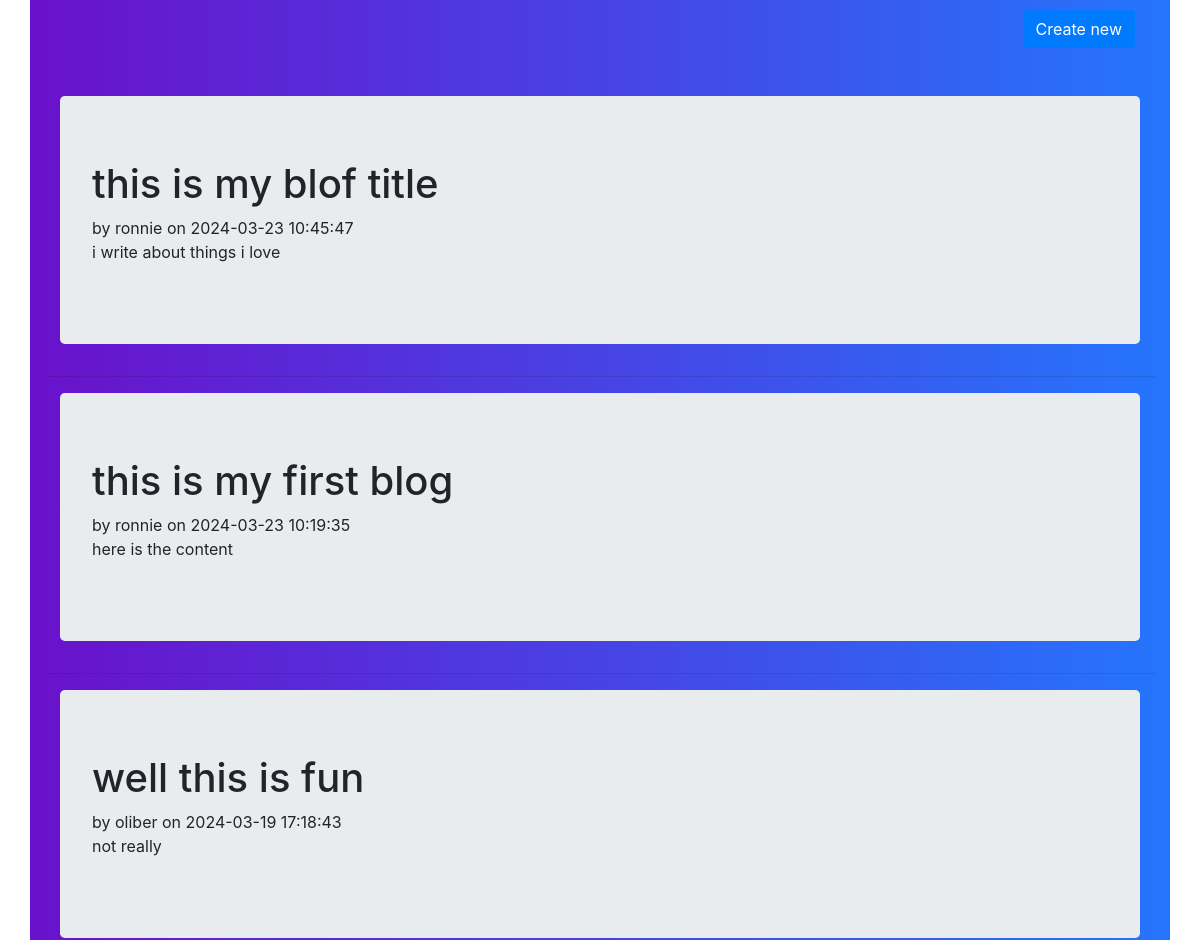
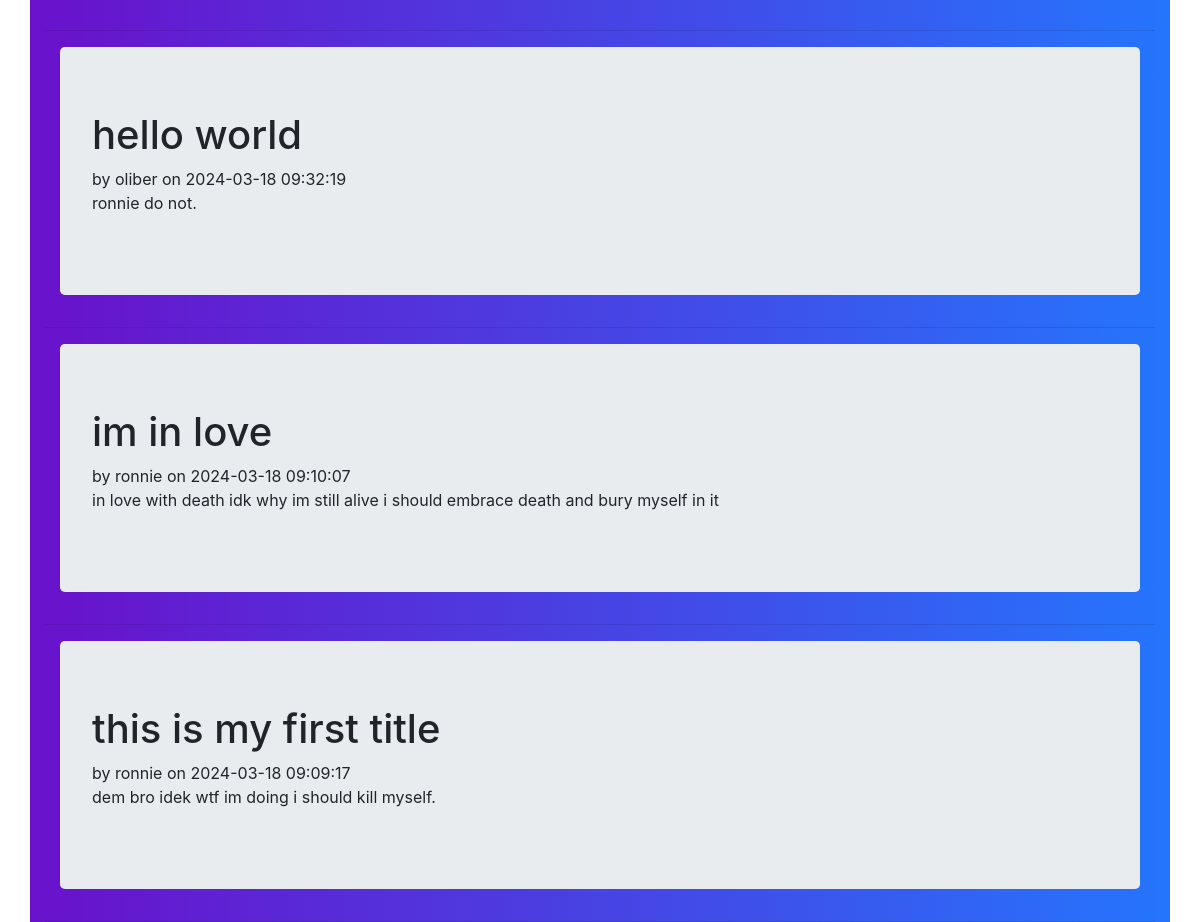
Screenshot of / (signed in) with the database file from the repository (2 pictures, top to bottom).
### tables this page shows
CREATE TABLE post (
    id INTEGER PRIMARY KEY AUTOINCREMENT,
    author_id INTEGER NOT NULL,
    created TIMESTAMP NOT NULL DEFAULT CURRENT_TIMESTAMP,
    title TEXT NOT NULL,
    body TEXT NOT NULL,
    FOREIGN KEY (author_id) REFERENCES user (id)
);

CREATE TABLE user (
    id INTEGER PRIMARY KEY AUTOINCREMENT,
    username TEXT UNIQUE NOT NULL,
    password TEXT NOT NULL
);

### flaskb_app/blog.py (the view)
@blog_bp.route('/')
@login_required()
def index():
    db = get_db()
    posts = db.execute(
        """
            SELECT p.id, p.author_id, u.username, p.title, p.body, p.created
            from post p JOIN user u ON p.author_id = u.id
            ORDER BY created DESC
        """
    ).fetchall()
    return flask.render_template('blog/index.html', posts=posts)

### flaskb_app/auth.py (called while the page is built)
def login_required(allowed_role=None):
    def wrapper(func):
        @functools.wraps(func)
        def inner(*args, **kwargs):
            if flask.g.user is None or (allowed_role and flask.session.get('role') not in allowed_role):
                return flask.redirect(flask.url_for('auth.login'))
            return func(*args, **kwargs)
        return inner
    return wrapper

@auth_bp.before_app_request
def load_logged_in_user():
    user_id = flask.session.get('user_id')
    if user_id is None:
        flask.g.user = None
    else:
        db = get_db()
        flask.g.user = db.execute(
            'SELECT * from user where id = ?', (user_id, )
        ).fetchone()

### flaskb_app/db.py (called while the page is built)
def get_db():
    if 'db' not in flask.g:
        flask.g.db = sqlite3.connect(
            database=flask.current_app.config['DATABASE'],
            detect_types=sqlite3.PARSE_DECLTYPES
        )
        flask.g.db.row_factory = sqlite3.Row
    return flask.g.db

### flaskb_app/templates/blog/index.html (shortened to what this page needs)
{% extends 'blog_base.html' %}
{% block body %}
<div class="container dark">
{% if g.user %}
    <div class="container p-5" style="position: relative;">
        <a href="{{ url_for('blog.create') }}" class="btn btn-primary action"
           style="position: absolute;right:0;top:10px;right:20px;">
            Create new
        </a>
    </div>
{% endif %}
{% for post in posts %}
    <div class="container">
        <article class="post jumbotron">
            <header>
                <div>
                    <h1>{{post['title']}}</h1>
                    <div class="about">by {{post['username']}} on {{post['created']}} </div>
                </div>
            </header>
            <p class="body">{{ post['body'] }}</p>
        </article>
    </div>
    <hr>
{% endfor %}
</div>
{% endblock %}

### flaskb_app/templates/blog_base.html (shortened to what this page needs)
<!DOCTYPE html>
<html lang="en">
<head>
    {% block head %}
        {% block import %}
            <link rel="stylesheet" href="https://cdnjs.cloudflare.com/ajax/libs/twitter-bootstrap/4.6.0/css/bootstrap.min.css">
            <link rel="stylesheet" href="{{url_for('static', filename='css/base.css')}}">
            <link rel="stylesheet" href="https://cdnjs.cloudflare.com/ajax/libs/font-awesome/5.15.4/css/all.min.css">
        {% endblock %}
    {% endblock %}
</head>
<body>
            {% block body %} {% endblock %}
</body>
</html>

### flaskb_app/static/css/base.css (style rules this page uses)
html, body { height: 100%; }

### flaskb_app/templates/blog_base.html (style rules this page uses)
.dark { background: #6a11cb; background: -webkit-linear-gradient(to right, rgba(106, 17, 203, 1), rgba(37, 117, 252, 1)); background: linear-gradient(to right, rgba(106, 17, 203, 1), rgba(37, 117, 252, 1)); }

### rows the page displays
post: title "this is my blof title", username "ronnie", created "2024-03-23 10:45:47", body "i write about things i love"
post: title "this is my first blog", username "ronnie", created "2024-03-23 10:19:35", body "here is the content"
post: title "well this is fun", username "oliber", created "2024-03-19 17:18:43", body "not really"
post: title "hello world", username "oliber", created "2024-03-18 09:32:19", body "ronnie do not."
post: title "im in love", username "ronnie", created "2024-03-18 09:10:07", body "in love with death idk why im still alive i should embrace death and bury myself in it"
post: title "this is my first title", username "ronnie", created "2024-03-18 09:09:17", body "dem bro idek wtf im doing i should kill myself."
